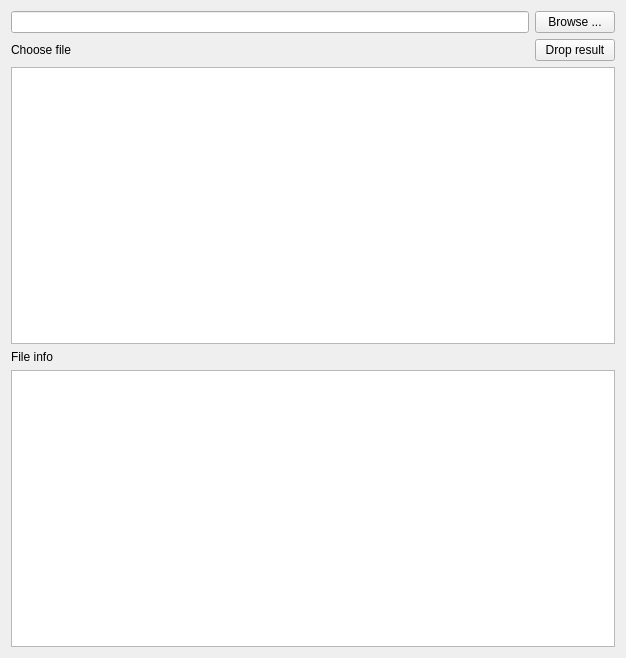
<?xml version="1.0" encoding="UTF-8"?>
<ui version="4.0">
 <class>FileBrowser</class>
 <widget class="QWidget" name="FileBrowser">
  <property name="geometry">
   <rect>
    <x>0</x>
    <y>0</y>
    <width>626</width>
    <height>658</height>
   </rect>
  </property>
  <property name="windowTitle">
   <string>Form</string>
  </property>
  <layout class="QGridLayout" name="gridLayout_2">
   <item row="0" column="0">
    <layout class="QGridLayout" name="layout">
     <item row="0" column="1">
      <widget class="QPushButton" name="browseButton">
       <property name="text">
        <string>Browse ...</string>
       </property>
      </widget>
     </item>
     <item row="4" column="0" colspan="2">
      <widget class="QTextBrowser" name="textBrowser"/>
     </item>
     <item row="1" column="0">
      <widget class="QLabel" name="fileListInfo">
       <property name="text">
        <string>Choose file</string>
       </property>
      </widget>
     </item>
     <item row="0" column="0">
      <widget class="QLineEdit" name="lineEdit"/>
     </item>
     <item row="3" column="0">
      <widget class="QLabel" name="fileBrowsingMode">
       <property name="text">
        <string>File info</string>
       </property>
      </widget>
     </item>
     <item row="2" column="0" colspan="2">
      <widget class="QListWidget" name="listWidget"/>
     </item>
     <item row="1" column="1">
      <widget class="QPushButton" name="dropButton">
       <property name="text">
        <string>Drop result</string>
       </property>
      </widget>
     </item>
    </layout>
   </item>
  </layout>
 </widget>
 <resources/>
 <connections/>
</ui>
